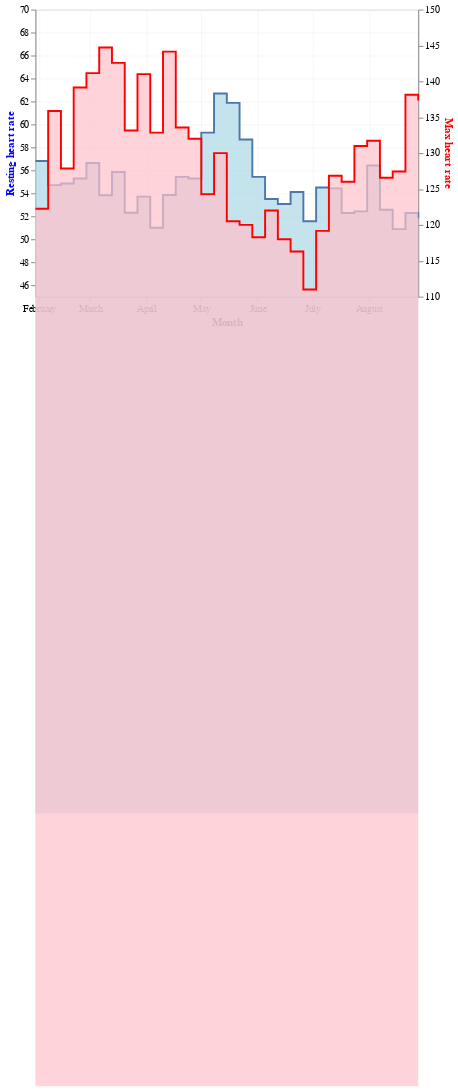

Write notebook code for a chart like this one.
### Code cell
def clean_timeseries(df, freq='5s', agg='mean'):
    df = df.set_index(df.datetime)
    df.value = df.value.astype(float)
    if agg == 'mean':
        df = df.resample(freq).mean().reset_index()
    elif agg == 'sum':
        df = df.resample(freq).sum().reset_index()
    df = df.interpolate('pad', limit=120)
    return df

df_ = df_long[(df_long.datetime >= '2022-01-28 00:00') & (df_long.datetime <= '2022-08-28 00:00')]

df_plot = df_[df_.field == 'heart_rate']
df_plot = df_plot.set_index(df_plot.datetime)
df_plot.value = df_plot.value.astype(dtype=float)
df_plot = df_plot[df_plot.value > 15]
df_plot = df_plot.resample('1d', offset='1h').max()
df_plot = df_plot.resample('1w').mean().reset_index()

df_plot_2 = df_[df_.field == 'heart_rate']
df_plot_2 = df_plot_2.set_index(df_plot_2.datetime)
df_plot_2.value = df_plot_2.value.astype(dtype=float)
df_plot_2 = df_plot_2[df_plot_2.value > 15]
df_plot_2 = df_plot_2.resample('1d', offset='1h').quantile(.05)
df_plot_2 = df_plot_2.resample('1w').mean().reset_index()

df_plot['resting_heart_rate'] = df_plot_2.value

#df_plot = clean_timeseries(df_plot, '1d', agg='mean')

df_plot['textright'] = ''
df_plot['textleft'] = ''

chart = alt.Chart(df_plot)
top = chart.mark_area(
    color="lightblue",
    interpolate='step-after',
    line=True,
).encode(
    x=alt.X('datetime', axis=alt.Axis(title='Month')),
    y=alt.Y('resting_heart_rate', scale=alt.Scale(domain=((45, 70))), axis=alt.Axis(title='Resting heart rate', titleColor='blue'))
)
bottom = chart.mark_area(
    color="pink",
    interpolate='step-after',
    line={'color': 'red'},
).encode(
    x=alt.X('datetime', axis=alt.Axis(title='Month')),
    y=alt.Y('value', scale=alt.Scale(domain=((110, 150))), axis=alt.Axis(title='Max heart rate', titleColor='red'))
)
 
# chart.mark_text(align='right', size=16).encode(x='datetime', y='value', text='textright') + 
# chart.mark_text(align='left', size=16).encode(x='datetime', y='value', text='textleft')).configure(
#    background='white',
#)#
alt.layer(top, bottom).resolve_scale(
    y = 'independent'
).configure(background='white').configure_axis(gridOpacity=.25, labelColor='black')

### Figure 1 — Vega-Lite specification as saved in the notebook (floating-point values rounded to 4 significant figures)
{"usermeta": {"embedOptions": {"theme": "fivethirtyeight"}}, "config": {"view": {"continuousWidth": 400, "continuousHeight": 300}, "axis": {"gridOpacity": 0.25, "labelColor": "black"}, "background": "white"}, "layer": [{"mark": {"type": "area", "color": "lightblue", "interpolate": "step-after", "line": true}, "encoding": {"x": {"axis": {"title": "Month"}, "field": "datetime", "type": "temporal"}, "y": {"axis": {"title": "Resting heart rate", "titleColor": "blue"}, "field": "resting_heart_rate", "scale": {"domain": [45, 70]}, "type": "quantitative"}}}, {"mark": {"type": "area", "color": "pink", "interpolate": "step-after", "line": {"color": "red"}}, "encoding": {"x": {"axis": {"title": "Month"}, "field": "datetime", "type": "temporal"}, "y": {"axis": {"title": "Max heart rate", "titleColor": "red"}, "field": "value", "scale": {"domain": [110, 150]}, "type": "quantitative"}}}], "data": {"name": "data-045af9c71b2ad116286e336e518690d3"}, "resolve": {"scale": {"y": "independent"}}, "$schema": "https://vega.github.io/schema/vega-lite/v4.17.0.json", "datasets": {"data-045af9c71b2ad116286e336e518690d3": [{"datetime": "2022-01-30T00:00:00", "timestamp": 1012000000.0, "value": 122.2, "resting_heart_rate": 56.81, "textright": "", "textleft": ""}, {"datetime": "2022-02-06T00:00:00", "timestamp": 1013000000.0, "value": 135.9, "resting_heart_rate": 54.71, "textright": "", "textleft": ""}, {"datetime": "2022-02-13T00:00:00", "timestamp": 1013000000.0, "value": 127.9, "resting_heart_rate": 54.86, "textright": "", "textleft": ""}, {"datetime": "2022-02-20T00:00:00", "timestamp": 1014000000.0, "value": 139.1, "resting_heart_rate": 55.29, "textright": "", "textleft": ""}, {"datetime": "2022-02-27T00:00:00", "timestamp": 1015000000.0, "value": 141.1, "resting_heart_rate": 56.64, "textright": "", "textleft": ""}, {"datetime": "2022-03-06T00:00:00", "timestamp": 1015000000.0, "value": 144.7, "resting_heart_rate": 53.83, "textright": "", "textleft": ""}, {"datetime": "2022-03-13T00:00:00", "timestamp": 1016000000.0, "value": 142.6, "resting_heart_rate": 55.86, "textright": "", "textleft": ""}, {"datetime": "2022-03-20T00:00:00", "timestamp": 1017000000.0, "value": 133.1, "resting_heart_rate": 52.31, "textright": "", "textleft": ""}, {"datetime": "2022-03-27T00:00:00", "timestamp": 1017000000.0, "value": 141.0, "resting_heart_rate": 53.71, "textright": "", "textleft": ""}, {"datetime": "2022-04-03T00:00:00", "timestamp": 1018000000.0, "value": 132.9, "resting_heart_rate": 51.0, "textright": "", "textleft": ""}, {"datetime": "2022-04-10T00:00:00", "timestamp": 1018000000.0, "value": 144.1, "resting_heart_rate": 53.86, "textright": "", "textleft": ""}, {"datetime": "2022-04-17T00:00:00", "timestamp": 1019000000.0, "value": 133.6, "resting_heart_rate": 55.43, "textright": "", "textleft": ""}, {"datetime": "2022-04-24T00:00:00", "timestamp": 1020000000.0, "value": 132.0, "resting_heart_rate": 55.29, "textright": "", "textleft": ""}, {"datetime": "2022-05-01T00:00:00", "timestamp": 1020000000.0, "value": 124.3, "resting_heart_rate": 59.29, "textright": "", "textleft": ""}, {"datetime": "2022-05-08T00:00:00", "timestamp": 1021000000.0, "value": 130.0, "resting_heart_rate": 62.69, "textright": "", "textleft": ""}, {"datetime": "2022-05-15T00:00:00", "timestamp": 1021000000.0, "value": 120.5, "resting_heart_rate": 61.88, "textright": "", "textleft": ""}, {"datetime": "2022-05-22T00:00:00", "timestamp": 1022000000.0, "value": 120.0, "resting_heart_rate": 58.69, "textright": "", "textleft": ""}, {"datetime": "2022-05-29T00:00:00", "timestamp": 1023000000.0, "value": 118.3, "resting_heart_rate": 55.43, "textright": "", "textleft": ""}, {"datetime": "2022-06-05T00:00:00", "timestamp": 1023000000.0, "value": 122.0, "resting_heart_rate": 53.5, "textright": "", "textleft": ""}, {"datetime": "2022-06-12T00:00:00", "timestamp": 1024000000.0, "value": 118.0, "resting_heart_rate": 53.07, "textright": "", "textleft": ""}, {"datetime": "2022-06-19T00:00:00", "timestamp": 1024000000.0, "value": 116.3, "resting_heart_rate": 54.12, "textright": "", "textleft": ""}, {"datetime": "2022-06-26T00:00:00", "timestamp": 1025000000.0, "value": 111.0, "resting_heart_rate": 51.57, "textright": "", "textleft": ""}, {"datetime": "2022-07-03T00:00:00", "timestamp": 1026000000.0, "value": 119.2, "resting_heart_rate": 54.5, "textright": "", "textleft": ""}, {"datetime": "2022-07-10T00:00:00", "timestamp": 1026000000.0, "value": 126.9, "resting_heart_rate": 54.43, "textright": "", "textleft": ""}, {"datetime": "2022-07-17T00:00:00", "timestamp": 1027000000.0, "value": 126.0, "resting_heart_rate": 52.29, "textright": "", "textleft": ""}, {"datetime": "2022-07-24T00:00:00", "timestamp": 1027000000.0, "value": 131.0, "resting_heart_rate": 52.43, "textright": "", "textleft": ""}, {"datetime": "2022-07-31T00:00:00", "timestamp": 1028000000.0, "value": 131.7, "resting_heart_rate": 56.43, "textright": "", "textleft": ""}, {"datetime": "2022-08-07T00:00:00", "timestamp": 1029000000.0, "value": 126.6, "resting_heart_rate": 52.57, "textright": "", "textleft": ""}, {"datetime": "2022-08-14T00:00:00", "timestamp": 1029000000.0, "value": 127.4, "resting_heart_rate": 50.88, "textright": "", "textleft": ""}, {"datetime": "2022-08-21T00:00:00", "timestamp": 1030000000.0, "value": 138.1, "resting_heart_rate": 52.29, "textright": "", "textleft": ""}, {"datetime": "2022-08-28T00:00:00", "timestamp": 1030000000.0, "value": 137.3, "resting_heart_rate": 51.83, "textright": "", "textleft": ""}]}}
